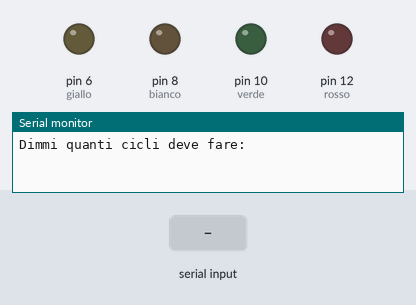
Recording of a sketch running on a simulated Arduino Uno, built with avr-gcc and run on an emulated ATmega328P. Parts: output pins drawn as LEDs (lit = HIGH), the last lines printed to the serial monitor. Inputs (shaded band) come from the test bench. Random numbers use the default seed unless the sketch sets one.

Above: at 1.2 s.
1.3 s: "90,45\n" received over Serial
At 3.1 s:
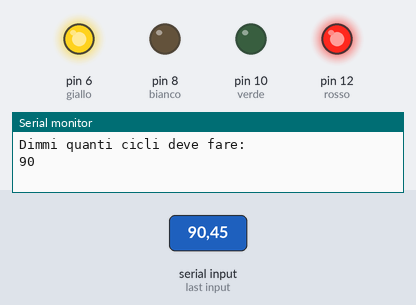
At 4.7 s:
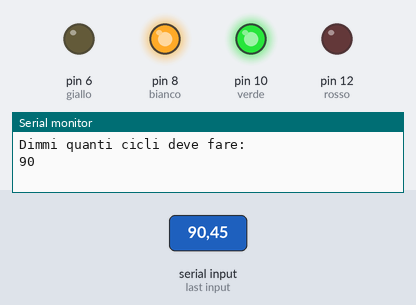
Timing chart, 0 to 10.3 s (numbered marks = the images above; inputs shaded):
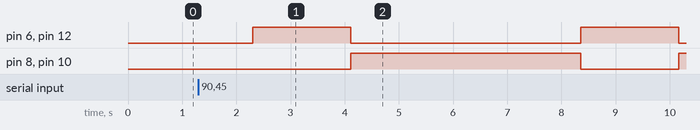

Measured:
- after the input at 1.3 s, pin 6 (giallo), pin 12 (rosso): alternates HIGH for 1.8 s and LOW for 4.2 s, starting after 1.0 s; pin 8 (bianco), pin 10 (verde): LOW → HIGH after 2.8 s, → LOW 4.2 s later, → HIGH 1.8 s later

The sketch:

Verifica_Franzi_Con_Random.ino
```cpp
int rosso = 12;
int giallo = 6;
int bianco = 8;
int verde = 10;

int durata1 = 0;
int durata2 = 0;
int cicli = 0;
int contatore = 0;

void setup() {
  // put your setup code here, to run once:


pinMode(rosso, OUTPUT);
pinMode(giallo, OUTPUT);
pinMode(bianco, OUTPUT);
pinMode(verde, OUTPUT);

}

void loop() {
  // put your main code here, to run repeatedly:
Serial.begin(9600);

durata1 = random(1000, 5000);
durata2 = random(1000, 5000);

Serial.println("Dimmi quanti cicli deve fare:");
while(Serial.available() == 0) {};
int cicli = Serial.readString().toInt();
Serial.println(cicli);

while(contatore != cicli)
{
digitalWrite(rosso, HIGH);
digitalWrite(giallo, HIGH);
delay(durata1);
digitalWrite(rosso, LOW);
digitalWrite(giallo, LOW);
digitalWrite (bianco, HIGH);
digitalWrite(verde, HIGH);
delay(durata2);
digitalWrite (bianco, LOW);
digitalWrite(verde, LOW);
contatore++;
}
}
```
